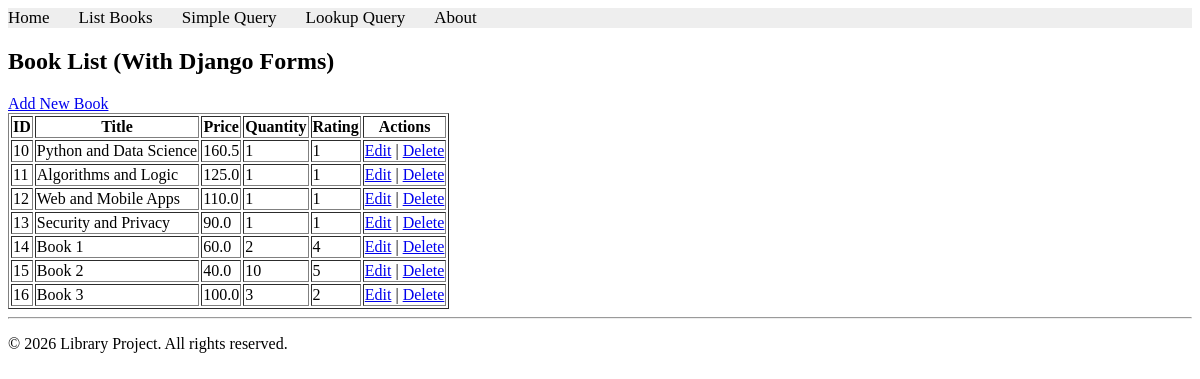
Page /books/lab10/part2/listbooks on the committed database.
### apps/bookmodule/models.py (models this page shows)
class Book(models.Model):
    title = models.CharField(max_length=100)
    price = models.FloatField(default=0.0)
    quantity = models.IntegerField(default=1)
    pubdate = models.DateTimeField(null=True)
    rating = models.SmallIntegerField(default=1)
    publisher = models.ForeignKey(Publisher, null=True, on_delete=models.SET_NULL)
    authors = models.ManyToManyField(Author)

### apps/bookmodule/views.py (the view)
# urls.py: path('lab10/part2/listbooks', views.lab10_listbooks_v2, name='books.lab10_listbooks_v2'),
def lab10_listbooks_v2(request):
    books = Book.objects.all()
    return render(request, 'bookmodule/lab10_listbooks_v2.html', {'books': books})

### apps/templates/bookmodule/lab10_listbooks_v2.html
{% extends "layouts/base.html" %}
{% block content %}
    <h2>Book List (With Django Forms)</h2>
    <a href="{% url 'books.lab10_addbook_v2' %}">Add New Book</a>
    <table border="1">
        <tr>
            <th>ID</th>
            <th>Title</th>
            <th>Price</th>
            <th>Quantity</th>
            <th>Rating</th>
            <th>Actions</th>
        </tr>
        {% for book in books %}
        <tr>
            <td>{{ book.id }}</td>
            <td>{{ book.title }}</td>
            <td>{{ book.price }}</td>
            <td>{{ book.quantity }}</td>
            <td>{{ book.rating }}</td>
            <td>
                <a href="{% url 'books.lab10_editbook_v2' book.id %}">Edit</a> |
                <a href="{% url 'books.lab10_deletebook_v2' book.id %}" onclick="return confirm('Are you sure?')">Delete</a>
            </td>
        </tr>
        {% endfor %}
    </table>
{% endblock %}

### rows in the picture
Book: id "10", title "Python and Data Science", price "160.5", quantity "1", rating "1"
Book: id "11", title "Algorithms and Logic", price "125.0", quantity "1", rating "1"
Book: id "12", title "Web and Mobile Apps", price "110.0", quantity "1", rating "1"
Book: id "13", title "Security and Privacy", price "90.0", quantity "1", rating "1"
Book: id "14", title "Book 1", price "60.0", quantity "2", rating "4"
Book: id "15", title "Book 2", price "40.0", quantity "10", rating "5"
Book: id "16", title "Book 3", price "100.0", quantity "3", rating "2"
